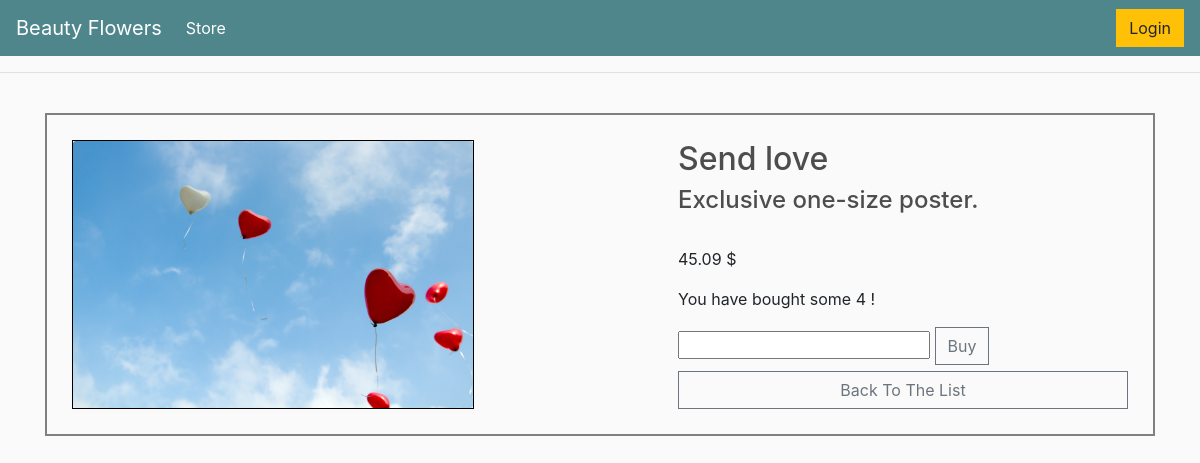
The page /send on the database its author committed.
### beautyflowers/models.py (models this page shows, shortened)
class Product(models.Model):
    name = models.CharField(max_length=220)
    slug = models.SlugField(max_length=255, unique=True)
    price = models.DecimalField(max_digits=4, decimal_places=2)
    description = models.TextField(blank=True, default="Exclusive one-size poster.")
    image = models.ImageField(upload_to = "beautyflowers/static/img/", default=None)
    alt = models.CharField(max_length=50, null=False, default="img")
    quantity = models.IntegerField(default=0, blank=True, null=0)
    last_modified = models.DateTimeField(auto_now_add = True)
    created_on = models.DateField(blank=True, null=True)
    class Meta:
        ordering = ['-created_on']

### beautyflowers/views.py (the view)
# urls.py: path('<slug>', views.read_product ),
def read_product(request, slug):
    context ={}
    obj = get_object_or_404(Product, slug = slug)
    form = QuantityForm(request.POST or None, instance = obj)
    if form.is_valid():
        form.save()
        return HttpResponseRedirect("/" + slug)
    context["data"] = Product.objects.get(slug = slug)
    return render(request, "beautyflowers/crud/read_product.html", context)

### beautyflowers/templates/beautyflowers/crud/read_product.html (shortened to what this page needs)
{% extends '../main.html' %}
{% load static %}
{% block content %}
<div class="main" id="display_product">
    <div class="image_product">
        {% if data.image %}
        <img class="card-img" src="{{ data.image.url }}" alt="{{ data.alt }}" width=800 />
        {% endif %}
    </div>
    <div class="possibilities">
        <div class="info">
            <h2>{{ data.name }}</h2>
            <h4>{{ data.description }}</h4><br /><br />
            <p>{{ data.price }} $</p>
            <p> You have bought some {{data.quantity}} !</p>
            <form method="POST" enctype="multipart/form-data">
                <input type="number" name="quantity" />
                <input class="btn btn-outline-secondary add-btn" type="submit" value="Buy">
            </form>
        </div>
        <a href="/" class="btn btn-outline-secondary add-btn">Back To The List</a>
    </div>
</div>
{% endblock content %}

### static/css/main.css (style rules this page uses)
* { padding: 0; margin: 0; }
body { background-color: hsl(0, 0%, 98%); }
h1,h2,h3,h4,h5,h6 { color:hsl(0, 0%, 30%); }
.btn { border-radius: 0; }
h4 { display: inline-block; }
#display_product { display: flex; flex-wrap: wrap; justify-content: space-between; border: 2px solid gray; padding: 25px; }
.image_product { display: flex; border: 1px solid black; }
.image_product img { max-width: 400px; max-height: 400px; }
.possibilities { min-width: 450px; display: flex; flex-direction: column; justify-content: space-between; }

### rows shown on the page
Product: image (picture), name "Send love", description "Exclusive one-size poster.", price "45.09", quantity "4"
